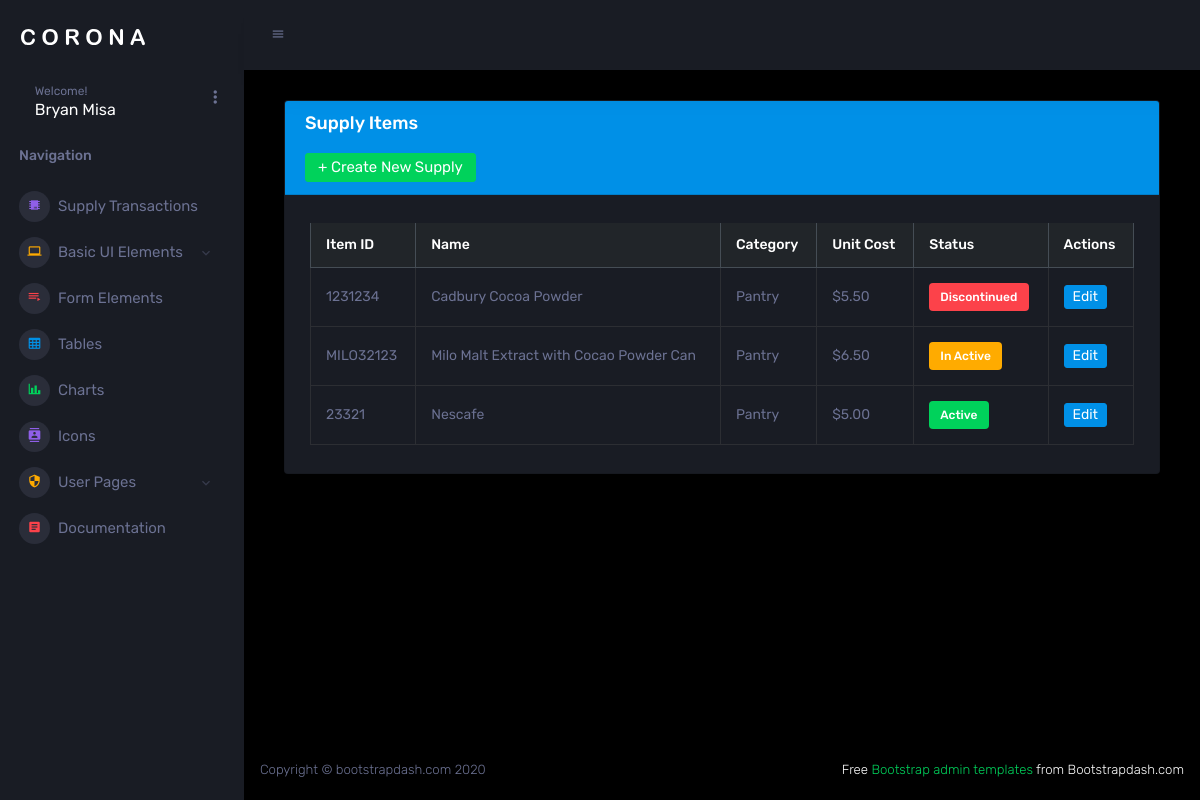
Screenshot of /supplyitem/lists (signed in) with the database file from the repository.
### supply/models.py (models this page shows, shortened)
class CustomUser(AbstractUser):
    USER_TYPE_CHOICES = [
        ('admin', 'Admin'),
        ('supplier', 'Supplier'),
        ('supply_manager', 'Supply Manager'),
        ('customer', 'Customer'),
    ]
    user_type = models.CharField(max_length=20, choices=USER_TYPE_CHOICES, default='admin')
    groups = models.ManyToManyField(
        Group,
        related_name='customuser_set',
        blank=True,
        help_text='The groups this user belongs to.',
        verbose_name='groups'
    )
    user_permissions = models.ManyToManyField(
        Permission,
        related_name='customuser_set',
        blank=True,
        help_text='Specific permissions for this user.',
        verbose_name='user permissions'
    )

class SupplyItem(models.Model):
    STATUS_CHOICES = [
        ('active', 'Active'),
        ('inactive', 'Inactive'),
        ('discontinued', 'Discontinued'),
    ]
    item_id = models.CharField(max_length=100, unique=True)  # SKU or barcode
    name = models.CharField(max_length=255)
    quantity = models.PositiveIntegerField(default=0)
    description = models.TextField(blank=True, null=True)
    category = models.CharField(max_length=100)
    unit_of_measure = models.CharField(max_length=50)
    reorder_level = models.PositiveIntegerField(default=10)
    unit_cost = models.DecimalField(max_digits=10, decimal_places=2)
    status = models.CharField(max_length=20, choices=STATUS_CHOICES, default='active')
    supply_image = models.ImageField(upload_to='supply_images/', blank=True, null=True)
    lead_time_days = models.PositiveIntegerField(default=7)
    expiration_date = models.DateField(blank=True, null=True)
    date_added = models.DateTimeField(auto_now_add=True)
    last_updated = models.DateTimeField(auto_now=True)
    created_at = models.DateTimeField(auto_now_add=True)
    updated_at = models.DateTimeField(auto_now=True)
    class Meta:
        ordering = ['name']
        verbose_name = 'Supply Item'
        verbose_name_plural = 'Supply Items'

### supply/views.py (the view, shortened to what this page needs)
# urls.py: path('supplyitem/lists', SupplyItemListView.as_view(), name='supplyitem_list'),
class SupplyItemListView(LoginRequiredMixin, UserPassesTestMixin, PermissionRequiredMixin, ListView):
    permission_required = 'supply.view_supplyitem'
    model = SupplyItem
    template_name = 'supply/supplyitem_list.html'
    context_object_name = 'supply_items'
    def test_func(self):
        return self.request.user.user_type == 'supply_manager'
    def get_context_data(self, **kwargs):
        context = super().get_context_data(**kwargs)
        context['forms'] = {item.id: SupplyItemForm(instance=item) for item in self.get_queryset()}
        return context

### supply/templatetags/supply_tags.py (called while the page is built)
@register.filter
def get_item(dictionary, key):
    return dictionary.get(key)

### assets/templates/supply/supplyitem_list.html (shortened to what this page needs)
{% extends "base/base.html" %}
{% load supply_tags %}
{% block content %}
<div class="col-lg-12 grid-margin stretch-card">
    <div class="card shadow-lg">
        <div class="card-header bg-primary text-white">
            <h4 class="card-title">Supply Items</h4>
            <div class="text-right">
                <a class="btn btn-success float-left" href="{% url 'create_supply_item' %}">+ Create New Supply</a>
            </div>
        </div>
        <div class="card-body">
            <div class="table-responsive">
                <table class="table table-hover table-bordered custom-hover">
                    <thead class="thead-dark">
                        <tr>
                            <th>Item ID</th>
                            <th>Name</th>
                            <th>Category</th>
                            <th>Unit Cost</th>
                            <th>Status</th>
                            <th>Actions</th>
                        </tr>
                    </thead>
                    <tbody>
                        {% for item in supply_items %}
                        <tr>
                            <td>{{ item.item_id }}</td>
                            <td>{{ item.name }}</td>
                            <td>{{ item.category }}</td>
                            <td>${{ item.unit_cost|floatformat:2 }}</td>
                            <td>
                                {% if item.status == 'active' %}
                                    <span class="badge badge-success">Active</span>
                                {% elif item.status == 'inactive' %}
                                    <span class="badge badge-warning">In Active</span>
                                {% elif item.status == 'discontinued' %}
                                    <span class="badge badge-danger">Discontinued</span>
                                {% else %}
                                    <span class="badge badge-secondary">{{ item.status }}</span>
                                {% endif %}
                            </td>
                            <td>
                                <button
                                    class="btn btn-sm btn-primary"
                                    data-toggle="modal"
                                    data-target="#editModal{{ item.id }}">
                                    Edit
                                </button>
                            </td>
                        </tr>
                        {% empty %}
                        <tr>
                            <td colspan="6" class="text-center text-muted">No supply items found.</td>
                        </tr>
                        {% endfor %}
                    </tbody>
                </table>
            </div>
        </div>
    </div>
</div>
{% endblock content %}

### assets/templates/partials/_sidebar.html (shortened to what this page needs)
{% load static %}
<div class="container-scroller">
      <nav class="sidebar sidebar-offcanvas" id="sidebar">
        <div class="sidebar-brand-wrapper d-none d-lg-flex align-items-center justify-content-center fixed-top">
          <a class="sidebar-brand brand-logo" href="{% static 'index.html' %}"><img src="{% static 'images/logo.svg' %}" alt="logo" /></a>
        </div>
        <ul class="nav">
          <li class="nav-item profile">
            <div class="profile-desc">
              <div class="profile-pic">
                <div class="profile-name">
                  <span>Welcome!</span>
                  <h5 class="mb-0 font-weight-normal">{{ request.user.first_name }} {{ request.user.last_name }}</h5>
                </div>
              </div>
              <a href="#" id="profile-dropdown" data-toggle="dropdown"><i class="mdi mdi-dots-vertical"></i></a>
            </div>
          </li>
          <li class="nav-item nav-category">
            <span class="nav-link">Navigation</span>
          </li>
          <li class="nav-item menu-items">
            <a class="nav-link" href="../../index.html">
              <span class="menu-icon">
                <i class="mdi mdi-chip"></i>
              </span>
              <span class="menu-title">Supply Transactions</span>
            </a>
          </li>
          <li class="nav-item menu-items">
            <a class="nav-link" data-toggle="collapse" href="#ui-basic" aria-expanded="false" aria-controls="ui-basic">
              <span class="menu-icon">
                <i class="mdi mdi-laptop"></i>
              </span>
              <span class="menu-title">Basic UI Elements</span>
              <i class="menu-arrow"></i>
            </a>
          </li>
          <li class="nav-item menu-items">
            <a class="nav-link" href="../../pages/forms/basic_elements.html">
              <span class="menu-icon">
                <i class="mdi mdi-playlist-play"></i>
              </span>
              <span class="menu-title">Form Elements</span>
            </a>
          </li>
          <li class="nav-item menu-items">
            <a class="nav-link" href="../../pages/tables/basic-table.html">
              <span class="menu-icon">
                <i class="mdi mdi-table-large"></i>
              </span>
              <span class="menu-title">Tables</span>
            </a>
          </li>
          <li class="nav-item menu-items">
            <a class="nav-link" href="../../pages/charts/chartjs.html">
              <span class="menu-icon">
                <i class="mdi mdi-chart-bar"></i>
              </span>
              <span class="menu-title">Charts</span>
            </a>
          </li>
          <li class="nav-item menu-items">
            <a class="nav-link" href="../../pages/icons/mdi.html">
              <span class="menu-icon">
                <i class="mdi mdi-contacts"></i>
              </span>
              <span class="menu-title">Icons</span>
            </a>
          </li>
          <li class="nav-item menu-items">
            <a class="nav-link" data-toggle="collapse" href="#auth" aria-expanded="false" aria-controls="auth">
              <span class="menu-icon">
                <i class="mdi mdi-security"></i>
              </span>
              <span class="menu-title">User Pages</span>
              <i class="menu-arrow"></i>
            </a>
          </li>
          <li class="nav-item menu-items">
            <a class="nav-link" href="http://www.bootstrapdash.com/demo/corona-free/jquery/documentation/documentation.html">
              <span class="menu-icon">
                <i class="mdi mdi-file-document-box"></i>
              </span>
              <span class="menu-title">Documentation</span>
            </a>
          </li>
        </ul>
      </nav>

### rows the page displays
CustomUser: user.first_name "Bryan", user.last_name "Misa"
SupplyItem: item_id "1231234", name "Cadbury Cocoa Powder", category "Pantry", unit_cost "5.50", status "Discontinued"
SupplyItem: item_id "MILO32123", name "Milo Malt Extract with Cocao Powder Can", category "Pantry", unit_cost "6.50", status "In Active"
SupplyItem: item_id "23321", name "Nescafe", category "Pantry", unit_cost "5.00", status "Active"
